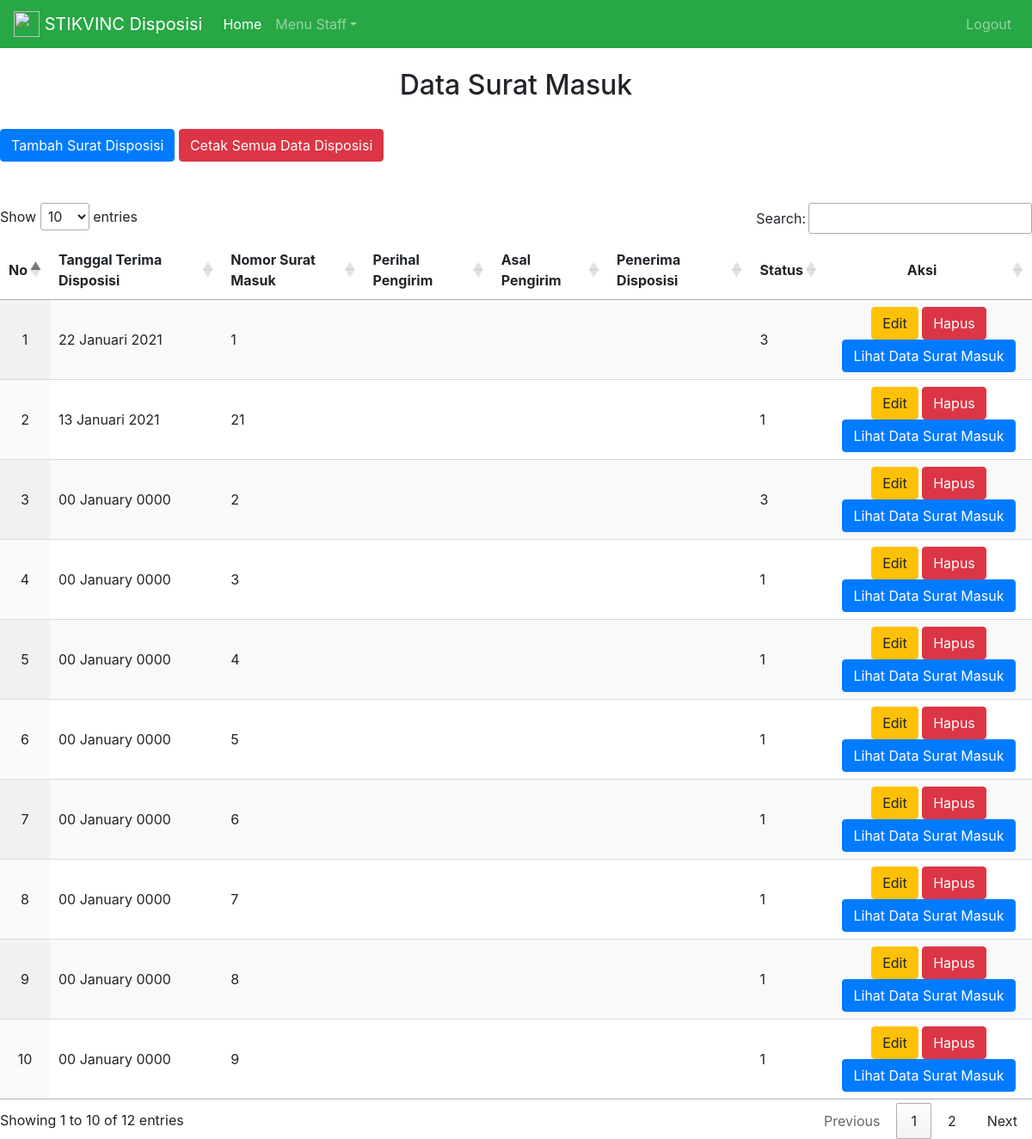
The page /index.php/disposisi/tampilDisposisi on the database its author committed.
### tables this page shows
CREATE TABLE `disposisi` (
  `nomor_surat_masuk` int(50) NOT NULL,
  `tanggal_terima` date NOT NULL,
  `tanggal_pengirim` date NOT NULL,
  `nomor_pengirim` varchar(100) NOT NULL,
  `asal_pengirim` varchar(100) NOT NULL,
  `perihal_pengirim` text NOT NULL,
  `ditujukkan_kepada` text NOT NULL,
  `kondisi` varchar(50) NOT NULL,
  `tanggal_disposisi` date NOT NULL,
  `pemberi_disposisi` text NOT NULL,
  `penerima_disposisi` longtext NOT NULL,
  `tanggal_kembali` date NOT NULL,
  `instruksi` text DEFAULT NULL,
  `status` enum('1','2','3') NOT NULL,
  `datetime` datetime DEFAULT NULL
);

### application/controllers/Disposisi.php (called while the page is built, shortened)
<?php
class Disposisi extends CI_Controller
{
    public function __construct()
    {
        $this->load->model('M_disposisi');
        $this->load->helper(array('url'));
        $this->load->library('Pdf');
        $this->load->helpers('stefanus_helper');
    }
    function tampilDisposisi()
    {
        $data['disposisi'] = $this->M_disposisi->tampilDisposisi();
        $this->load->view('admin/data_disposisi',$data);
    }
}

### index.php (called while the page is built, shortened)
<?php
require_once BASEPATH.'core/CodeIgniter.php';

### application/models/M_disposisi.php (called while the page is built, shortened)
<?php
class M_disposisi extends CI_Model {
    function tampilDisposisi()
    {
        $query = $this->db->query("SELECT * FROM disposisi ORDER BY tanggal_terima DESC");
        return $query;
    }
}

### application/helpers/stefanus_helper.php (called while the page is built, shortened)
<?php
if (!function_exists('bulan')) {
    function bulan($bulan){
        switch ($bulan) {
            case 1:
                $bulan = "Januari";
                break;
            default:
                $bulan = Date('F');
                break;
        }
        return $bulan;
    }
}
if (!function_exists('tanggal')) {
    function tanggal($tanggal) {
        $a = explode('-',$tanggal);
        $tanggal = $a['2']." ".bulan($a['1'])." ".$a['0'];
        return $tanggal;
    }
}

### application/views/admin/data_disposisi.php (the view, shortened to what this page needs)
<!DOCTYPE html>
<html lang="en">
<head>
  <link rel="stylesheet" href="<?php echo base_url('assets/css/bootstrap.css') ?>">
  <link rel="stylesheet" type="text/css" href="https://cdn.datatables.net/1.10.23/css/jquery.dataTables.css">
</head>
<body>
  <?php $this->load->view('menu'); ?>
  <br/>
  <h2 style="text-align: center;">Data Surat Masuk</h2>
  <br/>
      <div class="pull-right">
      <a href="#" class="btn btn-primary" data-toggle="modal" data-target="#largeModal"><span class="glyphicon glyphicon-plus" aria-hidden="true"></span> Tambah Surat Disposisi</a>
      <a href="<?php echo base_url('index.php/Disposisi/cetak_surat_masuk'); ?>" target='_blank' class="btn btn-danger">Cetak Semua Data Disposisi</a>
      </div>
      <br/>
      <br/>
  <table id="tabel_id" class="display">
    <thead>
      <tr>
        <th>No</th>
        <th>Tanggal Terima Disposisi</th>
        <th>Nomor Surat Masuk</th>
        <th>Perihal Pengirim</th>
        <th>Asal Pengirim</th>
        <th>Penerima Disposisi</th>
        <th>Status</th>
        <th style="text-align: center; width: 20%;">Aksi</th>
      </tr>
    </thead>
    <tbody>
    <?php
      $no=0;
        foreach ($disposisi->result_array() as $d) :
          $no++;
          $id = $d['id'];
          $nomor_surat_masuk = $d['nomor_surat_masuk'];
          $tanggal_terima = $d['tanggal_terima'];
          $asal_pengirim = $d['asal_pengirim'];
          $perihal_pengirim = $d['perihal_pengirim'];
          $penerima_disposisi = $d['penerima_disposisi'];
          $status = $d['status'];
      ?>
      <tr>
          <td style="text-align:center;"><?php echo $no; ?></td>
          <td><?php echo tanggal($tanggal_terima); ?></td>
          <td><?php echo $nomor_surat_masuk; ?></td>
          <td><?php echo $perihal_pengirim; ?></td>
          <td><?php echo $asal_pengirim; ?></td>
          <td><?php echo $penerima_disposisi; ?></td>
          <td><?php echo $status; ?></td>
          <td style="text-align:center;">
          <a class="btn btn-warning" href="#modalEditDisposisi<?php echo $id?>" data-toggle="modal" title="Edit"><span class="fa fa-edit">Edit</span></a>
          <a class="btn btn-danger" href="#modalHapusDisposisi<?php echo $id?>" data-toggle="modal" title="Hapus"><span class="fa fa-hapus">Hapus</span></a>
          <a class="btn btn-primary" href="#modalLihatDisposisi<?php echo $id?>" data-toggle="modal" title="Lihat"><span class="fa fa-lihat">Lihat Data Surat Masuk</span></a>
          </td>
      </tr>
      <?php endforeach; ?>
    </tbody>
  </table>
</body>
</html>

### application/views/menu.php (shortened to what this page needs)
<nav class="navbar navbar-expand-sm navbar-dark bg-success">
<a class="navbar-brand" href="<?php echo base_url('index.php/page'); ?>">
    <img src="<?php echo base_url('assets/images/Logo STIKVINC.png');?>" width="30" height="30" class="d-inline-block align-top" alt="">
    STIKVINC Disposisi
</a>
    <div class="collapse navbar-collapse" id="collapsibleNavId">
        <ul class="navbar-nav mr-auto mt-2 mt-lg-0">
            <li class="nav-item active">
                <a class="nav-link" href="<?php echo base_url('index.php/page') ?>">Home <span class="sr-only">(current)</span></a>
            </li>
                <?php if($this->session->userdata('akses')=='1') : ?>
                <li class="nav-item dropdown">
                <a class="nav-link dropdown-toggle" href="#" id="dropdownId" data-toggle="dropdown" aria-haspopup="true" aria-expanded="false">Menu Admin</a>
                <div class="dropdown-menu" aria-labelledby="dropdownId">
                    <a class="dropdown-item" href="<?php echo base_url('index.php/Disposisi/tampilDisposisi'); ?>">Surat Masuk</a>
                    <a class="dropdown-item" href="<?php echo base_url('index.php/Surat_keluar/tampil_surat_keluar'); ?>">Surat Keluar</a>
                    <a class="dropdown-item" href="<?php echo base_url('index.php/Disposisi/KelolaAkun'); ?>">Kelola Akun</a>
                    <a class="dropdown-item" href="<?php echo base_url('index.php/Disposisi/Sk'); ?>">Surat SK</a>
                </div>
            </li>
                <?php else : ?>
            <li class="nav-item dropdown">
                <a class="nav-link dropdown-toggle" href="#" id="dropdownId" data-toggle="dropdown" aria-haspopup="true" aria-expanded="false">Menu Staff</a>
            </li>
                    <?php endif; ?>
        </ul>
        <ul class="navbar-nav">
        <li class="nav-item">
                    <a class="nav-link" href="<?php echo base_url('index.php/Login/logout'); ?>">Logout</a>
            </li>
        </ul>
    </div>
</nav>

### rows shown on the page
disposisi: tanggal_terima "22 Januari 2021", nomor_surat_masuk "1", status "3"
disposisi: tanggal_terima "13 Januari 2021", nomor_surat_masuk "21", status "1"
disposisi: tanggal_terima "00 January 0000", nomor_surat_masuk "2", status "3"
disposisi: tanggal_terima "00 January 0000", nomor_surat_masuk "3", status "1"
disposisi: tanggal_terima "00 January 0000", nomor_surat_masuk "4", status "1"
disposisi: tanggal_terima "00 January 0000", nomor_surat_masuk "5", status "1"
disposisi: tanggal_terima "00 January 0000", nomor_surat_masuk "6", status "1"
disposisi: tanggal_terima "00 January 0000", nomor_surat_masuk "7", status "1"
disposisi: tanggal_terima "00 January 0000", nomor_surat_masuk "8", status "1"
disposisi: tanggal_terima "00 January 0000", nomor_surat_masuk "9", status "1"
